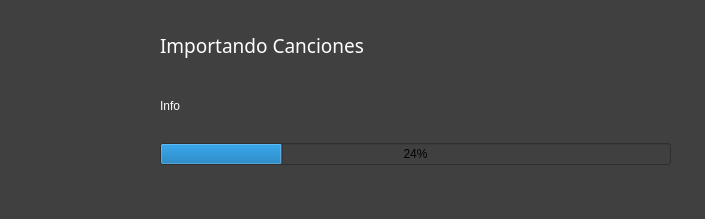
<?xml version="1.0" encoding="UTF-8"?>
<ui version="4.0">
 <class>CargandoWindow</class>
 <widget class="QMainWindow" name="CargandoWindow">
  <property name="geometry">
   <rect>
    <x>0</x>
    <y>0</y>
    <width>705</width>
    <height>219</height>
   </rect>
  </property>
  <property name="windowTitle">
   <string>MainWindow</string>
  </property>
  <property name="styleSheet">
   <string notr="true">background-color: rgb(64, 64, 64);
selection-color: rgb(179, 177, 177);</string>
  </property>
  <widget class="QWidget" name="centralwidget">
   <widget class="QWidget" name="verticalLayoutWidget">
    <property name="geometry">
     <rect>
      <x>10</x>
      <y>60</y>
      <width>130</width>
      <height>130</height>
     </rect>
    </property>
    <layout class="QVBoxLayout" name="verticalLayout">
     <item>
      <widget class="QLabel" name="MovieScreen">
       <property name="text">
        <string/>
       </property>
       <property name="scaledContents">
        <bool>true</bool>
       </property>
      </widget>
     </item>
    </layout>
   </widget>
   <widget class="QWidget" name="verticalLayoutWidget_2">
    <property name="geometry">
     <rect>
      <x>160</x>
      <y>129</y>
      <width>511</width>
      <height>51</height>
     </rect>
    </property>
    <layout class="QVBoxLayout" name="verticalLayout_2">
     <item>
      <widget class="QProgressBar" name="progressBar">
       <property name="value">
        <number>24</number>
       </property>
      </widget>
     </item>
    </layout>
   </widget>
   <widget class="QWidget" name="verticalLayoutWidget_3">
    <property name="geometry">
     <rect>
      <x>160</x>
      <y>90</y>
      <width>511</width>
      <height>31</height>
     </rect>
    </property>
    <layout class="QVBoxLayout" name="verticalLayout_3">
     <item>
      <widget class="QLabel" name="InfoLabel">
       <property name="styleSheet">
        <string notr="true">color: rgb(255, 255, 255);</string>
       </property>
       <property name="text">
        <string>Info</string>
       </property>
      </widget>
     </item>
    </layout>
   </widget>
   <widget class="QWidget" name="verticalLayoutWidget_4">
    <property name="geometry">
     <rect>
      <x>160</x>
      <y>30</y>
      <width>511</width>
      <height>31</height>
     </rect>
    </property>
    <layout class="QVBoxLayout" name="verticalLayout_4">
     <item>
      <widget class="QLabel" name="Info2">
       <property name="font">
        <font>
         <family>Ubuntu Light</family>
         <pointsize>14</pointsize>
        </font>
       </property>
       <property name="styleSheet">
        <string notr="true">color:rgb(255, 255, 255)</string>
       </property>
       <property name="text">
        <string>Importando Canciones</string>
       </property>
      </widget>
     </item>
    </layout>
   </widget>
  </widget>
 </widget>
 <resources/>
 <connections/>
</ui>
